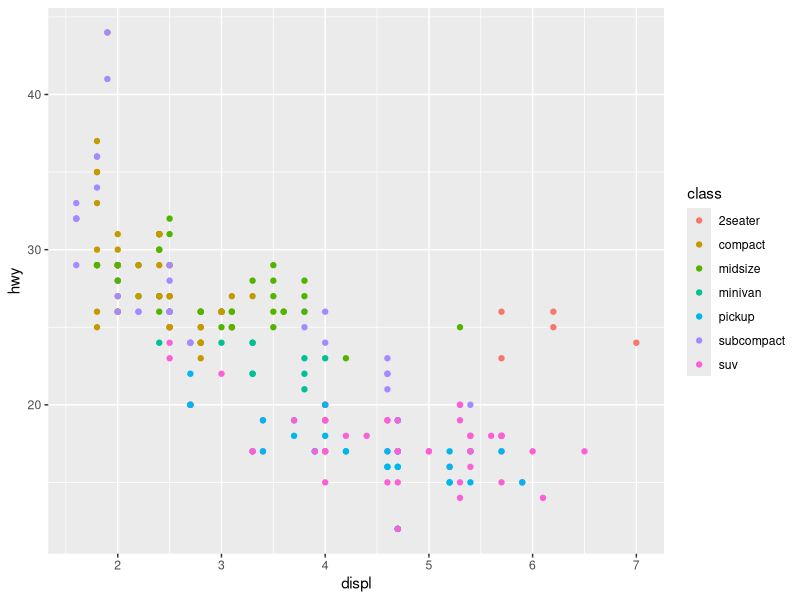
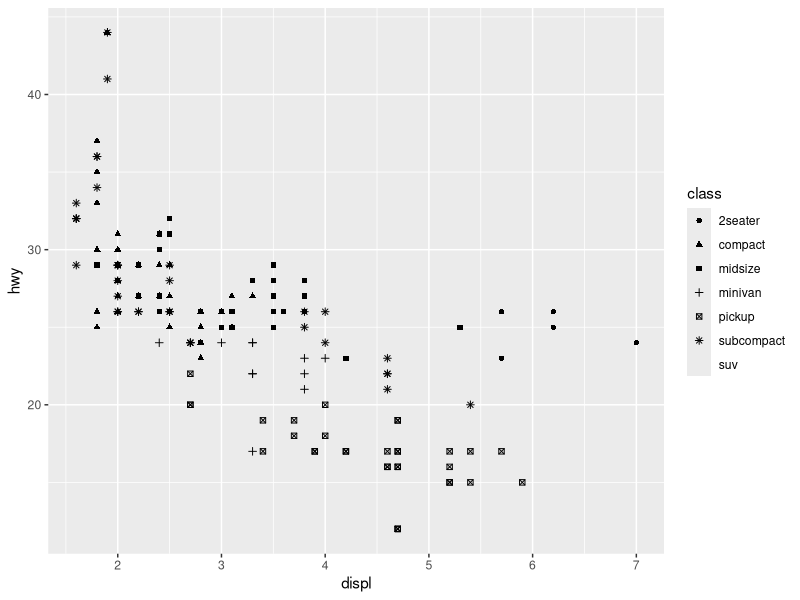
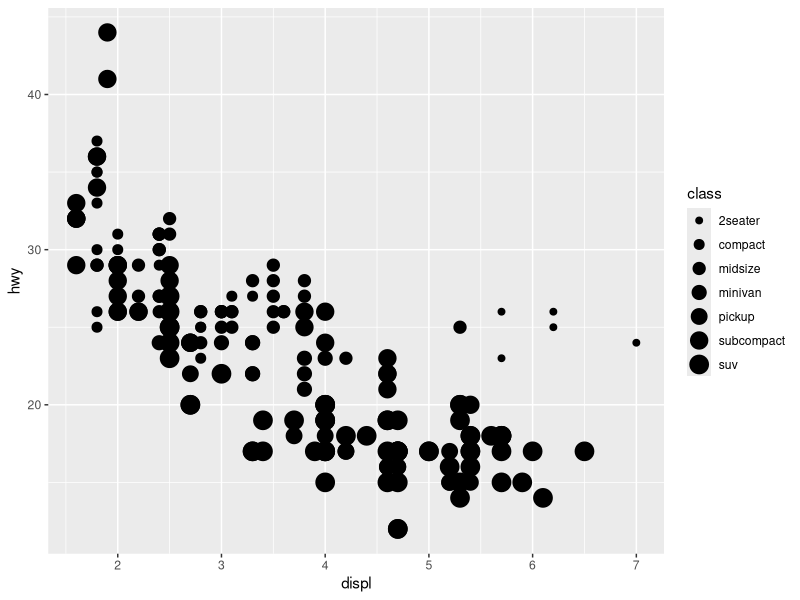
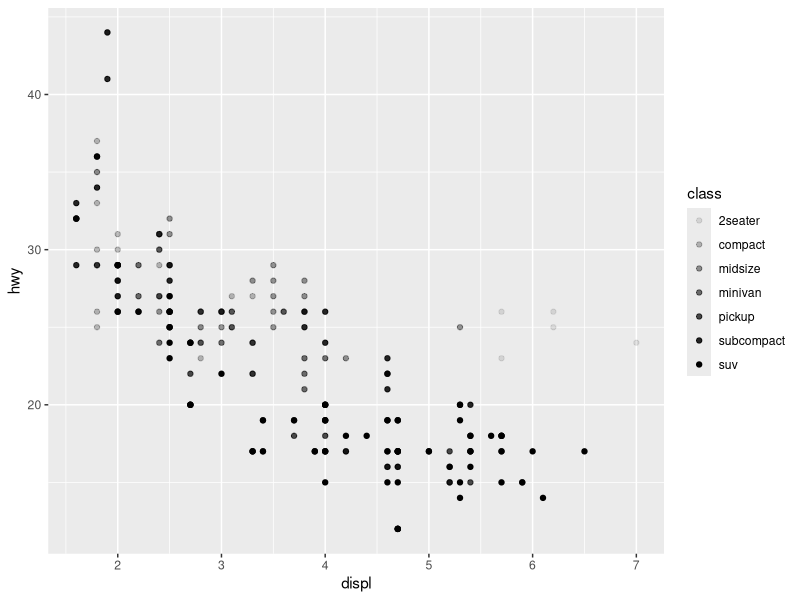
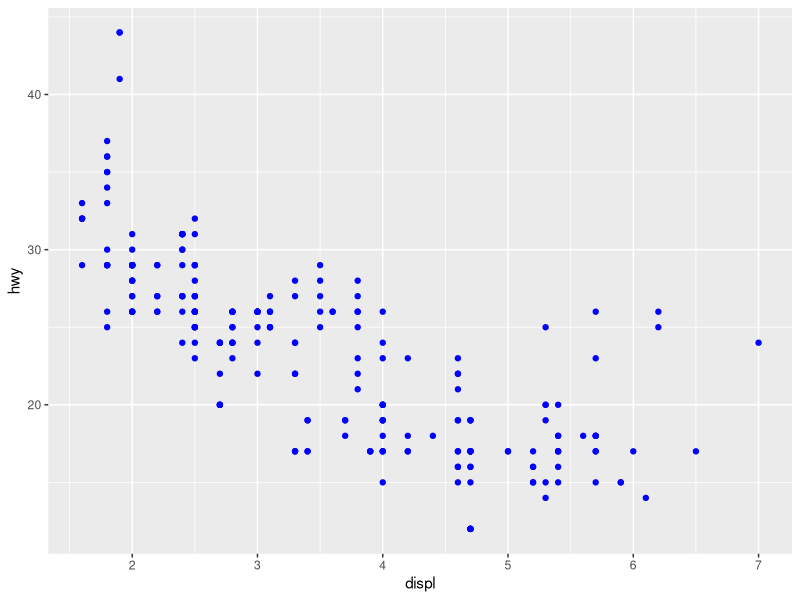
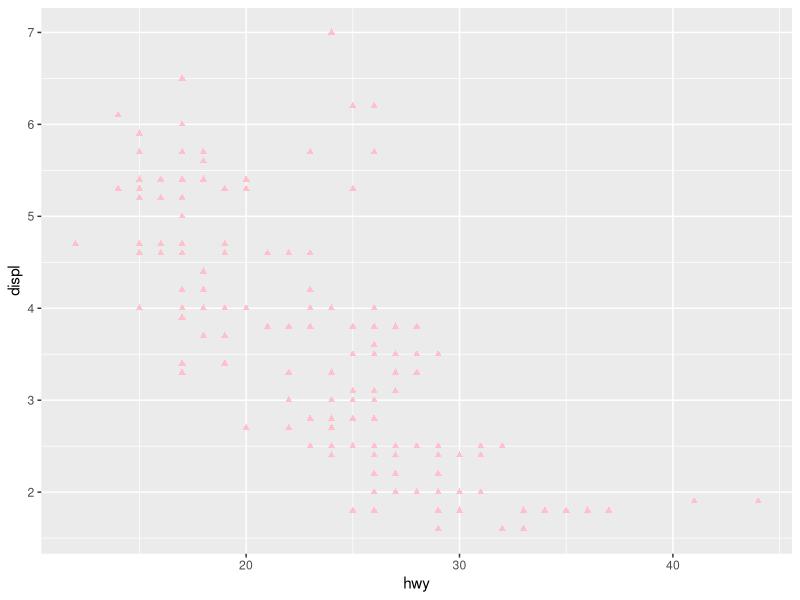
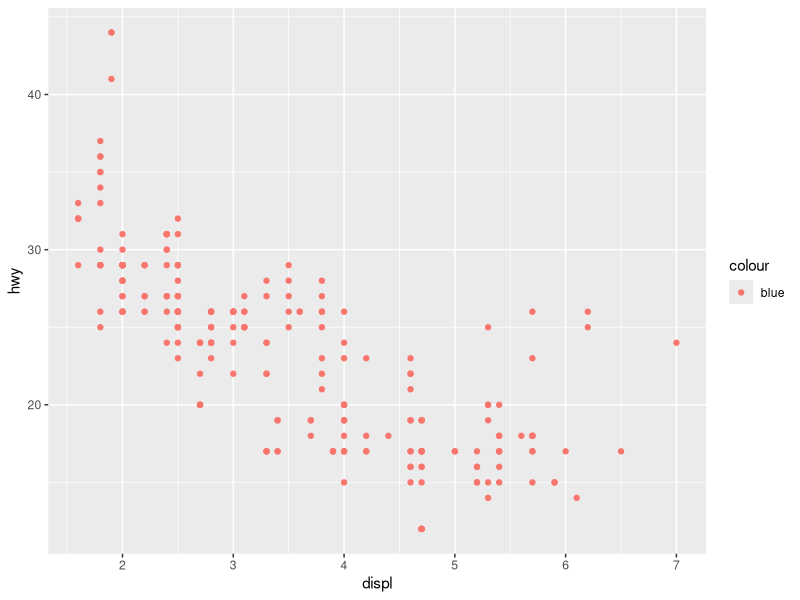
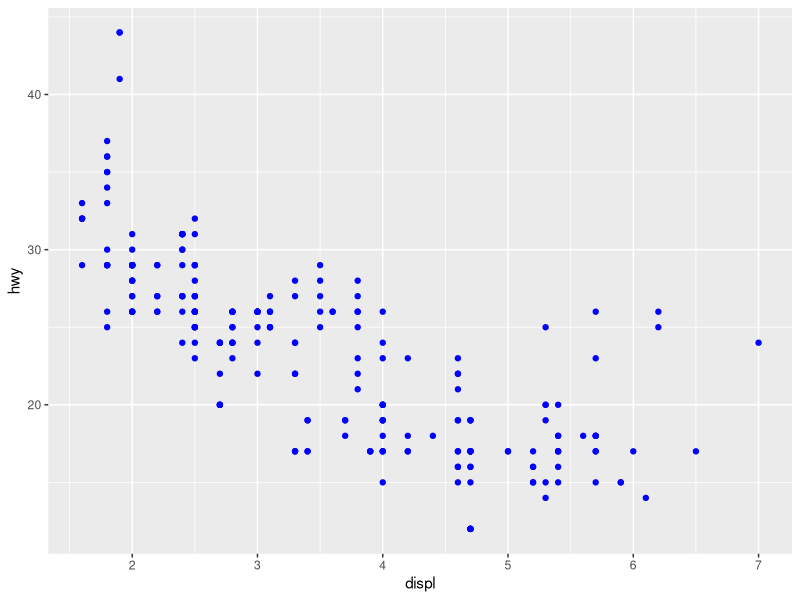

The R script that drew these images, in order:
#####################################
###                               ###
###         Capítulo 9            ###
###            Capas              ### 
###                               ###
#####################################

library(tidyverse)

mpg # produce:
# A tibble: 234 × 11
#  manufacturer model     displ  year   cyl trans drv     cty   hwy fl   
#  <chr>        <chr>     <dbl> <int> <int> <chr> <chr> <int> <int> <chr>
#1 audi         a4          1.8  1999     4 auto… f        18    29 p    
#2 audi         a4          1.8  1999     4 manu… f        21    29 p    
#3 audi         a4          2    2008     4 manu… f        20    31 p    
#4 audi         a4          2    2008     4 auto… f        21    30 p    
# NOTA: el marco de datos mpg tiene 234 observaciones o filas sobre
# 38 modelos de automóviles
#View(mpg) # produce: a new window with dataframe

# Entre las variables de mpg tenemos:
# 1. displ: Cilindrada del coche en litros. Variable numérica
# 2. hwy: Eficiencia de combustible de un auto en carretera. En millas
#    por galón (mpg). Un auto con baja eficiencia de combustible 
#    consume más combustible al recorrer la misma distancia queun auto 
#    con alta eficiencia. Variable numérica
# 3. class: tipo de coche, es una variable categórica.

# Relación entre displ y hwy para varios class tipos de autos
ggplot(mpg, aes(x = displ, y = hwy, color = class)) + 
  geom_point()
# Significa que un auto con mayor cilindrada (displ) tiene menor 
# eficiencia de combustible (hwy)
ggplot(mpg, aes(x = displ, y = hwy, shape = class)) + 
  geom_point()
# Cuando class se asigna a shape se obtienen dos advertencias:
# 1: La paleta de formas puede manejar un máximo de 6 valores 
# discretos porque más de 6 se vuelve difícil de discriminar; usted 
# tiene 7.
# 2: Se eliminaron 62 filas que contenían valores faltantes 
# (geom_point()). Son 62 filas que se eliminaron porque contenían
# el séptimo tipo de auto, suv que no se grafica.

# Diagrama de dispersión con puntos de tamaños diferentes
ggplot(mpg, aes(x = displ, y = hwy, size = class)) + 
  geom_point() # produce:
# Using size for a discrete variable is not advised. 
# Diagrama de dispersión con puntos grises de opacidad distinta
ggplot(mpg, aes(x = displ, y = hwy, alpha = class)) + 
  geom_point() # produce:
# Using alpha for a discrete variable is not advised. 

# Lograr que todos los puntos sean azules
ggplot(mpg, aes(x = displ, y = hwy)) + 
  geom_point(color = "blue")

########################
###
### 9.2.1 Ejercicios
###
########################

# 1. Crea un diagrama de dispersión de hwyvs  displdonde los puntos 
# estén rellenos de rosa en los triángulos.
ggplot(mpg, aes(x = hwy, y = displ)) + 
  geom_point(shape = "triangle", color = "pink")

# 2. ¿Por qué el siguiente código no generó un gráfico con puntos azules?
ggplot(mpg) + 
  geom_point(aes(x = displ, y = hwy, color = "blue"))
# El color específico debe establecerse por fuera del mapeo estético
# Debe ser algo como: 
ggplot(mpg, aes(x = displ, y = hwy)) +
  geom_point(color = "blue")

# 3. ¿Qué strokehace la estética? ¿Con qué formas funciona? (Pista: 
# usa ?geom_point)
?geom_point
# Parecería que stroke controla el ancho de los puntos
ggplot(mpg, aes(x = displ, y = hwy, stroke = 0.5)) +
  geom_point()

# 4. ¿Qué ocurre si asignas una estética a algo distinto del nombre 
# de una variable, como aes(color = displ < 5)? Ten en cuenta que 
# también deberás especificar x e y.
ggplot(mpg, aes(x = displ, y = hwy, color = displ < 5)) +
  geom_point()
# Es interesante que si se le asigna una condición a una estética,
# esta estética cambia según la categoría TRUE y FALSE

# Crear un diagrama de dispersión 
ggplot(mpg, aes(x = displ, y = hwy)) +
  geom_point()
# Crear una linea suave
ggplot(mpg, aes(x = displ, y = hwy)) +
  geom_smooth()
# Crear un diagrama de dispersión y una línea suave
ggplot(mpg, aes(x = displ, y = hwy)) +
  geom_point() + 
  geom_smooth()

# Separar las líneas suaves según la variable drv (tipo de tracción)
ggplot(mpg, aes(x = displ, y = hwy, shape = drv)) +
  geom_smooth()
# Lo que resulta un poco extraño

# Separar las líneas suaves según la variable drv (tipo de tracción)
# Y mostrarlas como tiós de líneas diferentes
ggplot(mpg, aes(x = displ, y = hwy, linetype = drv)) +
  geom_smooth()
# Aquí ya aparece el tipo de transimisión f para transmisión delantera,
# (o front) , r para transmisión trasera, y 4 para transmisión en 
# las 4 llantas

# Se puede clarificar con el siguiente gráfico
ggplot(mpg, aes(x = displ, y = hwy, color = drv)) +
  geom_point() +
  geom_smooth(aes(linetype = drv))
# Esto también sería aceptable
ggplot(mpg, aes(x = displ, y = hwy, color = drv)) +
  geom_point() +
  geom_smooth(aes(shape = drv))
# Pero sería lo mismo que no poner nada en geom_smooth
ggplot(mpg, aes(x = displ, y = hwy, color = drv)) +
  geom_point() +
  geom_smooth()

# Se puede agrupar e distintas líneas suaves
ggplot(mpg, aes(x = displ, y = hwy)) +
  geom_smooth(aes(group = drv))
# El problema con la estética group es que no pone leyendas así que
# no se sabe a que nos referimos
#Por eso se podría agrupar con la estética linetype
ggplot(mpg, aes(x = displ, y = hwy)) +
  geom_smooth(aes(linetype = drv))
# Aquí vemos que ya se pueden ver las leyendas del tipo de tracción
# f, r y 4
# También la estética color es una buena opción si se necesita ver las 
# leyendas:
ggplot(mpg, aes(x = displ, y = hwy)) +
  geom_smooth(aes(color = drv))

# Mostrar diferentes estéticas en distintas capas
ggplot(mpg, aes(x = displ, y = hwy)) +
  geom_point(aes(color = class)) +
  geom_smooth()

ggplot(mpg, aes(x = displ, y = hwy)) +
  geom_point() +
  geom_point(
    data = mpg |> filter(class == "2seater" ), # esto es como decir:
           # filter(mpg, class == "2seater")
    color = "red"
  ) + # Hasta aquí se dibuja una capa con puntos rojos para la class
      # "2seater"
  geom_point(
    data = mpg |> filter(class == "2seater" ),
    shape = "circle open", size = 3, color = "red"
  ) # Esta capa pone una capa adicional donde se dibujan unos circulos
    # abiertos (relleno transparente y borde rojo) de 3 pixeles sobre los
    # puntos rojos de la anterior capa

?mpg
# hwy : millas por galón en carretera
# Mostrar histograma para hwy (millas por galón en carretera)
ggplot(mpg, aes(x = hwy)) +
  geom_histogram(binwidth = 2)
# revela que la distribución del kilometraje en carretera es bimodal
# Mostrar gráfico de densidad para hwy (millas por galón en carretera)
ggplot(mpg, aes(x = hwy)) +
  geom_density()
# revela que la distribución del kilometraje en carretera es bimodal
# Mostrar diagrama de caja para hwy (millas por galón en carretera)
ggplot(mpg,aes(x = hwy)) +
  geom_boxplot()
# revela que hay dos valores atípicos

# Mostrar gráfico de crestas (densidad) según tipo de tracción
library(ggridges)
ggplot(mpg, aes(x = hwy, y = drv, color = drv, fill = drv)) +
  geom_density_ridges(alpha = 0.5)
  #geom_density_ridges(alpha = 0.5, show.legend = FALSE)

########################
###
### 9.3.1 Ejercicios
###
########################

# 1. ¿Qué geometría usarías para dibujar un gráfico de líneas? 
# ¿Un diagrama de caja? ¿Un histograma? ¿Un gráfico de áreas?
# Gráfico de líneas : geom_smooth
# Diagrama de caja : geom_boxplot
# Histrograma : geom_histogram
# gráfico de áreas : geom_density (en las respuestas dice geom_area)

# 2. Anteriormente en este capítulo usamos show.legend sin explicarlo:
ggplot(mpg, aes(x = displ, y = hwy)) +
  #geom_smooth(aes(color = drv), show.legend = FALSE)
  geom_smooth(aes(color = drv))
# ¿Qué show.legend = FALSE hace aquí? ¿Qué pasa si lo eliminas? ¿Por 
# qué crees que lo usamos antes?
# Lo que hace la estética color es crear varias líneas de distintos 
# colores dependiendo del tipo de tracción (drv). Sin embargo por
# defecto el tipo de tracción y su color deben tener una leyeda 
# explicativa. Con show.legend = FALSE  esta leyenda desaparece.
# Si quito show.legend debería aparecer la leyenda con los 3 tipos de 
# tracción. Pienso que se usa para contrastar con la estética group
# que por defecto no muestra las leyendas de las diferente líneas
# que se muestran según el tipo de tracción.

# 3. ¿Qué pretende el se argumento geom_smooth()?
?geom_smooth() # se : Display confidence band around smooth
ggplot(mpg, aes(x = displ, y = hwy)) +
  #geom_smooth(aes(color = drv), show.legend = FALSE)
  geom_smooth(aes(color = drv, se = FALSE)) # asignando FALSE a se,
  # igual sigue mostrando el intervalo de confianza, no entiendo.

# 4. Recree el código R necesario para generar los siguientes 
# gráficos. Tenga en cuenta que siempre que se use una variable 
# categórica en el gráfico, es drv.
# a)
ggplot(mpg, aes(x = displ, y = hwy)) +
  geom_point() +
  geom_smooth()
# b) 
ggplot(mpg, aes(x = displ, y = hwy)) +
  geom_point() +
  geom_smooth(aes(group = drv))
# c)
ggplot(mpg, aes(x = displ, y = hwy, color = drv)) +
  geom_point() +
  geom_smooth()
# d)
ggplot(mpg, aes(x = displ, y = hwy)) +
  geom_point(aes(color = drv)) +
  geom_smooth()
# e)
ggplot(mpg, aes(x = displ, y = hwy)) +
  geom_point(aes(color = drv)) +
  geom_smooth(aes(linetype = drv))
# f) 
ggplot(mpg, aes(x = displ, y = hwy)) +
  geom_point(shape = "circle", color = "white", size = 5) +
  geom_point(aes(color = drv)) #+
  #geom_point(shape = "circle", color = "white")

# Mostrar el desplazamiento (displ) del motor relacionado con el 
# kilometraje por galón de gasolina en carretera (hwy), en 4 
# gráficos distintos según el número de cilindros 
ggplot(mpg, aes(x = displ, y = hwy)) +
  geom_point() +
  facet_wrap(~cyl) # cyl : número de cilindros
?mpg # cyl : significa número de cilindros

# Facetar con dos variables gracias a facet_grid
ggplot(mpg, aes(x = displ, y = hwy)) +
  geom_point() +
  facet_grid(drv ~ cyl)

# Facetar con dos variables pero liberar la escala (que no sea la 
# misma en x e y). 
ggplot(mpg, aes(x = displ, y = hwy)) +
  geom_point() +
  facet_grid(drv ~ cyl, scales = "free")

########################
###
### 9.4.1 Ejercicios
###
########################

# 1. ¿Qué pasa si se hace una faceta sobre una variable continua?
# Tal vez tome infinito números de cuadros. Sin embargo en la práctica
# parece que hay una faceta por cada valor único de la variable 
# continua. Así:
ggplot(mpg, aes(x = drv, y = cyl)) + 
  geom_point() +
  facet_wrap(~hwy)

# 2. ¿Qué significan las celdas vacías en el gráfico anterior 
# facet_grid(drv ~ cyl)? Ejecute el siguiente código. 
ggplot(mpg) + 
  geom_point(aes(x = drv, y = cyl))
# ¿Cómo se relacionan con el gráfico resultante?
# Gráfico anterior:
ggplot(mpg, aes(x = displ, y = hwy)) +
  geom_point() +
  facet_grid(drv ~ cyl)
# Significa que no hay, en la data, autos con tracción en las 4
# ruedas y 5 cilindros y tambpoco hay autos con tracción trasera
# de 4 y 5 cilindros.
# Este código
ggplot(mpg) + 
  geom_point(aes(x = drv, y = cyl))
# Muestra que drv y cyl no son variables continuas y todos los
# autos se acumulan en puntos muy específicos dónde se nota claramente
# que no hay autos de 7 cilindros, ni autos con tracción en las 4
# ruedas y 5 cilindros y tambpoco hay autos con tracción trasera
# de 4 y 5 cilindros.

# 3. ¿Qué gráficos crea el siguiente código? ¿Qué . hace?
ggplot(mpg) + 
  geom_point(aes(x = displ, y = hwy)) +
  facet_grid(drv ~ .) # Crea 3 facetas horizontales
  #facet_grid(~drv) # Crea 3 facetas verticales (por defecto)
# Crea varias facetas horizontales según el tipo de tracción. No sé
# que hace el punto. Pero el libro de soluciones dice que en este 
# caso el punto (.) significa no gacer facetas entre columnas. 
#
ggplot(mpg) + 
  geom_point(aes(x = displ, y = hwy)) +
  facet_grid(. ~ cyl) # crea 4 facetas verticales
  #facet_grid(~cyl) # también crea 4 facetas verticales
# Crea varias facetas verticales; el libro de soluciones dice que
# el punto significa no hacer facetas entre filas.
# Es decir, el punto parece que significa mantener todo junto

# 4. Tomemos la primera gráfica facetada de esta sección:
ggplot(mpg) + 
  geom_point(aes(x = displ, y = hwy)) + 
  facet_wrap(~ cyl, nrow = 2)
# ¿Cuáles son las ventajas de usar facetas en lugar de la estética 
# del color? ¿Cuáles son las desventajas? ¿Cómo podría cambiar el 
# equilibrio si se tuviera un conjunto de datos más grande?
ggplot(mpg, aes(color = cyl)) + 
  geom_point(aes(x = displ, y = hwy))
# El problema es que hay un número espcífico de número de cilindros
# sólo (4, 5, 6 y 8) pero la estética de color pinta como si cyl
# fuera una variable continua (decimales infinitos) pero en la realidad
# cyl es más como una categoría. enotnces la estética de colores
# es un poco confusa, en cambio las facetas son 4 bien limitadas.
# Yo no veo desventajas, pero el libro dice que la desventaja es
# que no se pueden comparar las clases entre si cuando están en 
# gráficos separados.
# Esta es un opción combinada pero igual sigue facetada y no mitiga 
# el problema de que es difícil comparar al mismo tiempo:
ggplot(mpg) + 
  geom_point(aes(x = displ, y = hwy, color = cyl)) + 
  facet_wrap(~ cyl, nrow = 2)
# La opción del libro es, sin facetas, resaltar solo un valor en cada
# capa. Misolución sería esto:
ggplot(mpg, aes(x = displ, y = hwy)) + 
  geom_point(color = "gray") +
  geom_point(
    data = mpg |> filter(cyl == 6),
    color = "red"
  ) +
  geom_point(
    data = mpg |> filter(cyl == 8),
    color = "green"
  ) +
  geom_point(
    data = mpg |> filter(cyl == 4),
    color = "black"
  )+
  geom_point(
    data = mpg |> filter(cyl == 5),
    color = "blue"
  )

